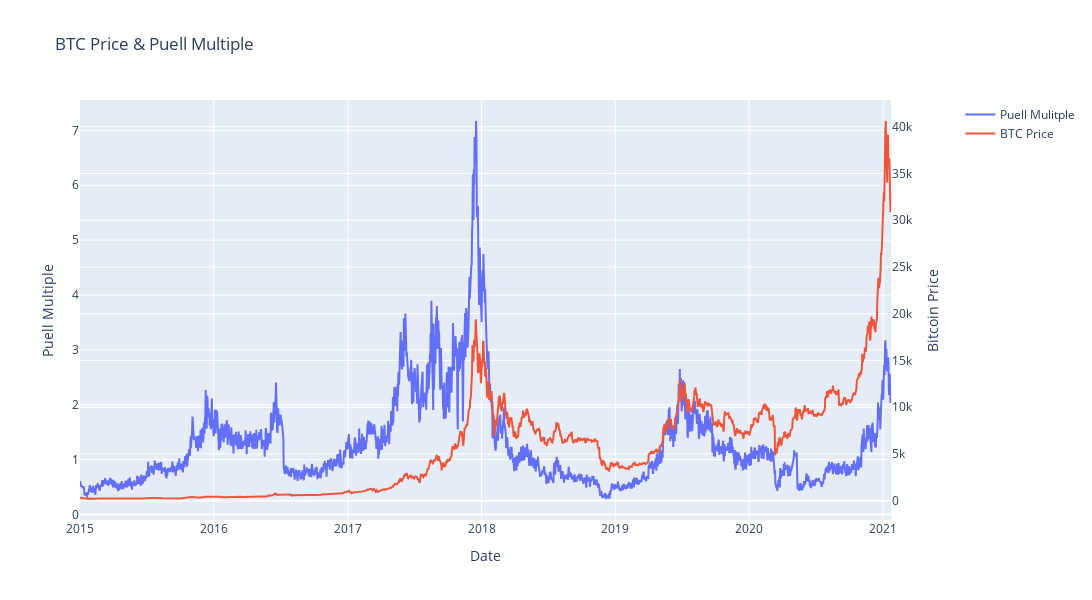

Notebook code for this chart:
### Code cell
fig3 = make_subplots(specs=[[{'secondary_y':True}]])

#fig3=go.Figure()

fig3.add_trace(
    go.Scatter(mode = 'lines',x=puell_df['date'],y=puell_df['puell_multiple'], name = 'Puell Mulitple'),
    secondary_y=False 
)

fig3.add_trace(
    go.Scatter(mode = 'lines',x=BTC_price_df['date'], y =BTC_price_df ['price_usd_close'], name = 'BTC Price'),
    secondary_y=True 
)

fig3.update_layout(
    height = 600,width = 1500,
    title_text = 'BTC Price & Puell Multiple'
)

fig3.update_xaxes(title_text = 'Date')

fig3.update_yaxes(title_text='Puell Multiple', secondary_y= False)
fig3.update_yaxes(title_text='Bitcoin Price', secondary_y= True)



fig3.show()

### Figure 1 — Plotly figure (JSON) as saved in the notebook; plotly's stock layout.template omitted (floating-point values rounded to 4 significant figures; data arrays with more than 128 entries replaced by an {"elided": "..."} marker saying what was removed)
{"data": [{"mode": "lines", "name": "Puell Mulitple", "type": "scatter", "x": {"elided": "2214 str values"}, "xaxis": "x", "y": {"elided": "2214 float values"}, "yaxis": "y"}, {"mode": "lines", "name": "BTC Price", "type": "scatter", "x": {"elided": "2215 str values"}, "xaxis": "x", "y": {"elided": "2215 float values"}, "yaxis": "y2"}], "layout": {"height": 600, "title": {"text": "BTC Price & Puell Multiple"}, "width": 1500, "xaxis": {"anchor": "y", "autorange": true, "domain": [0, 0.94], "range": ["2015-01-01", "2021-01-23"], "title": {"text": "Date"}, "type": "date"}, "yaxis": {"anchor": "x", "autorange": true, "domain": [0, 1], "range": [-0.09934, 7.554], "title": {"text": "Puell Multiple"}, "type": "linear"}, "yaxis2": {"anchor": "x", "autorange": true, "overlaying": "y", "range": [-2064.0, 42860.0], "side": "right", "title": {"text": "Bitcoin Price"}, "type": "linear"}}}
